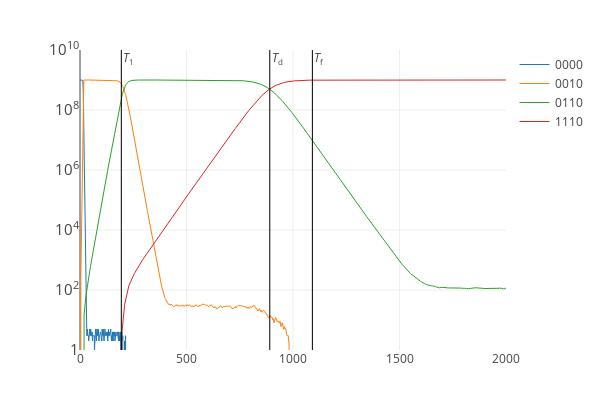

Source (notebook cell):
### Code cell
landscape = dataset1[2].loc['53.60μM'].tolist()
results = simulate(landscape, timesteps=2000)
plot_simulation(results, ["0000", "0010", "0110", "1110"])

### Figure 1 — Plotly figure (JSON) as saved in the notebook; plotly's stock layout.template omitted (floating-point values rounded to 4 significant figures; data arrays with more than 128 entries replaced by an {"elided": "..."} marker saying what was removed)
{"data": [{"line": {"width": 1}, "name": "0000", "type": "scatter", "uid": "7663109e-c43f-11e8-a99d-001ec21b2620", "x": {"elided": "2001 int values"}, "y": {"elided": "2001 int values"}}, {"line": {"width": 1}, "name": "0010", "type": "scatter", "uid": "766313b6-c43f-11e8-ab32-001ec21b2620", "x": {"elided": "2001 int values"}, "y": {"elided": "2001 int values"}}, {"line": {"width": 1}, "name": "0110", "type": "scatter", "uid": "766315b4-c43f-11e8-b0de-001ec21b2620", "x": {"elided": "2001 int values"}, "y": {"elided": "2001 int values"}}, {"line": {"width": 1}, "name": "1110", "type": "scatter", "uid": "76631794-c43f-11e8-ac19-001ec21b2620", "x": {"elided": "2001 int values"}, "y": {"elided": "2001 int values"}}, {"fill": "toself", "hoveron": "fills", "line": {"color": "black", "width": 1}, "mode": "lines", "name": "T_1", "showlegend": false, "type": "scatter", "uid": "76631974-c43f-11e8-a9e0-001ec21b2620", "x": [194, 194], "y": [0, 10000000000]}, {"fill": "toself", "hoveron": "fills", "line": {"color": "black", "width": 1}, "mode": "lines", "name": "T_d", "showlegend": false, "type": "scatter", "uid": "76631b4a-c43f-11e8-b5f1-001ec21b2620", "x": [891, 891], "y": [0, 10000000000]}, {"fill": "toself", "hoveron": "fills", "line": {"color": "black", "width": 1}, "mode": "lines", "name": "T_f", "showlegend": false, "type": "scatter", "uid": "76631d18-c43f-11e8-a0be-001ec21b2620", "x": [1091, 1091], "y": [0, 10000000000]}], "layout": {"annotations": [{"showarrow": false, "text": "<i>T</i><sub>1</sub>", "x": 194, "xanchor": "left", "xref": "x", "y": 9.75, "yref": "y"}, {"showarrow": false, "text": "<i>T</i><sub>d</sub>", "x": 891, "xanchor": "left", "xref": "x", "y": 9.75, "yref": "y"}, {"showarrow": false, "text": "<i>T</i><sub>f</sub>", "x": 1091, "xanchor": "left", "xref": "x", "y": 9.75, "yref": "y"}], "height": 400, "margin": {"b": 50, "t": 50}, "width": 600, "yaxis": {"exponentformat": "power", "range": [0, 10], "type": "log"}}}
